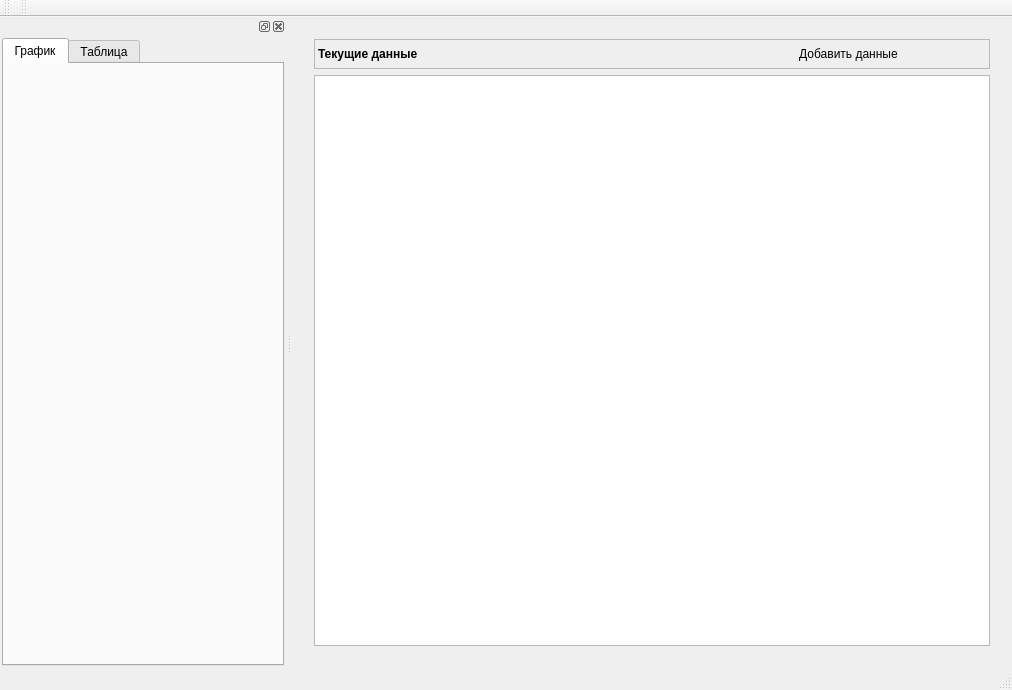
<?xml version="1.0" encoding="UTF-8"?>
<ui version="4.0">
 <class>MainWindow</class>
 <widget class="QMainWindow" name="MainWindow">
  <property name="geometry">
   <rect>
    <x>0</x>
    <y>0</y>
    <width>1012</width>
    <height>690</height>
   </rect>
  </property>
  <property name="windowTitle">
   <string>MainWindow</string>
  </property>
  <widget class="QWidget" name="centralWidget">
   <layout class="QHBoxLayout" name="horizontalLayout">
    <item>
     <widget class="QWidget" name="widget" native="true">
      <layout class="QVBoxLayout" name="verticalLayout">
       <item>
        <widget class="QFrame" name="graphControlFrame">
         <property name="frameShape">
          <enum>QFrame::StyledPanel</enum>
         </property>
         <property name="frameShadow">
          <enum>QFrame::Raised</enum>
         </property>
         <layout class="QHBoxLayout" name="horizontalLayout_7">
          <property name="spacing">
           <number>2</number>
          </property>
          <property name="leftMargin">
           <number>3</number>
          </property>
          <property name="topMargin">
           <number>3</number>
          </property>
          <property name="rightMargin">
           <number>3</number>
          </property>
          <property name="bottomMargin">
           <number>3</number>
          </property>
          <item>
           <widget class="QLabel" name="label_2">
            <property name="font">
             <font>
              <weight>75</weight>
              <bold>true</bold>
             </font>
            </property>
            <property name="text">
             <string>Текущие данные</string>
            </property>
           </widget>
          </item>
          <item>
           <spacer name="horizontalSpacer">
            <property name="orientation">
             <enum>Qt::Horizontal</enum>
            </property>
            <property name="sizeHint" stdset="0">
             <size>
              <width>129</width>
              <height>20</height>
             </size>
            </property>
           </spacer>
          </item>
          <item>
           <widget class="QPushButton" name="bnAddData">
            <property name="text">
             <string>Добавить данные</string>
            </property>
            <property name="icon">
             <iconset resource="res.qrc">
              <normaloff>:/res/icons/Health.ico</normaloff>:/res/icons/Health.ico</iconset>
            </property>
            <property name="flat">
             <bool>true</bool>
            </property>
           </widget>
          </item>
          <item>
           <widget class="QPushButton" name="bnEditGraph">
            <property name="enabled">
             <bool>false</bool>
            </property>
            <property name="sizePolicy">
             <sizepolicy hsizetype="Fixed" vsizetype="Fixed">
              <horstretch>0</horstretch>
              <verstretch>0</verstretch>
             </sizepolicy>
            </property>
            <property name="text">
             <string/>
            </property>
            <property name="icon">
             <iconset resource="res.qrc">
              <normaloff>:/res/icons/Pen.ico</normaloff>:/res/icons/Pen.ico</iconset>
            </property>
            <property name="flat">
             <bool>true</bool>
            </property>
           </widget>
          </item>
          <item>
           <widget class="QPushButton" name="bnRemoveGraph">
            <property name="enabled">
             <bool>false</bool>
            </property>
            <property name="sizePolicy">
             <sizepolicy hsizetype="Fixed" vsizetype="Fixed">
              <horstretch>0</horstretch>
              <verstretch>0</verstretch>
             </sizepolicy>
            </property>
            <property name="text">
             <string/>
            </property>
            <property name="icon">
             <iconset resource="res.qrc">
              <normaloff>:/res/icons/Cancel.ico</normaloff>:/res/icons/Cancel.ico</iconset>
            </property>
            <property name="flat">
             <bool>true</bool>
            </property>
           </widget>
          </item>
         </layout>
        </widget>
       </item>
       <item>
        <widget class="QListWidget" name="graphList">
         <property name="font">
          <font>
           <weight>50</weight>
           <bold>false</bold>
          </font>
         </property>
        </widget>
       </item>
      </layout>
     </widget>
    </item>
   </layout>
  </widget>
  <widget class="QMenuBar" name="menuBar">
   <property name="geometry">
    <rect>
     <x>0</x>
     <y>0</y>
     <width>1012</width>
     <height>22</height>
    </rect>
   </property>
  </widget>
  <widget class="QToolBar" name="mainToolBar">
   <attribute name="toolBarArea">
    <enum>TopToolBarArea</enum>
   </attribute>
   <attribute name="toolBarBreak">
    <bool>false</bool>
   </attribute>
  </widget>
  <widget class="QStatusBar" name="statusBar"/>
  <widget class="QToolBar" name="toolBar">
   <property name="windowTitle">
    <string>toolBar</string>
   </property>
   <attribute name="toolBarArea">
    <enum>TopToolBarArea</enum>
   </attribute>
   <attribute name="toolBarBreak">
    <bool>false</bool>
   </attribute>
  </widget>
  <widget class="QDockWidget" name="dockPlot">
   <attribute name="dockWidgetArea">
    <number>1</number>
   </attribute>
   <widget class="QWidget" name="dockWidgetContents">
    <layout class="QVBoxLayout" name="verticalLayout_3">
     <property name="leftMargin">
      <number>2</number>
     </property>
     <property name="topMargin">
      <number>2</number>
     </property>
     <property name="rightMargin">
      <number>2</number>
     </property>
     <property name="bottomMargin">
      <number>2</number>
     </property>
     <item>
      <widget class="QTabWidget" name="tabData">
       <property name="currentIndex">
        <number>0</number>
       </property>
       <widget class="QWidget" name="tabChart">
        <attribute name="title">
         <string>График</string>
        </attribute>
        <layout class="QVBoxLayout" name="verticalLayout_2">
         <item>
          <layout class="QVBoxLayout" name="verticalLayout_7"/>
         </item>
        </layout>
       </widget>
       <widget class="QWidget" name="tabTable">
        <attribute name="title">
         <string>Таблица</string>
        </attribute>
        <layout class="QVBoxLayout" name="verticalLayout_4">
         <item>
          <widget class="QTextEdit" name="textValuesTable"/>
         </item>
        </layout>
       </widget>
      </widget>
     </item>
    </layout>
   </widget>
  </widget>
 </widget>
 <layoutdefault spacing="6" margin="11"/>
 <resources>
  <include location="res.qrc"/>
 </resources>
 <connections/>
</ui>
